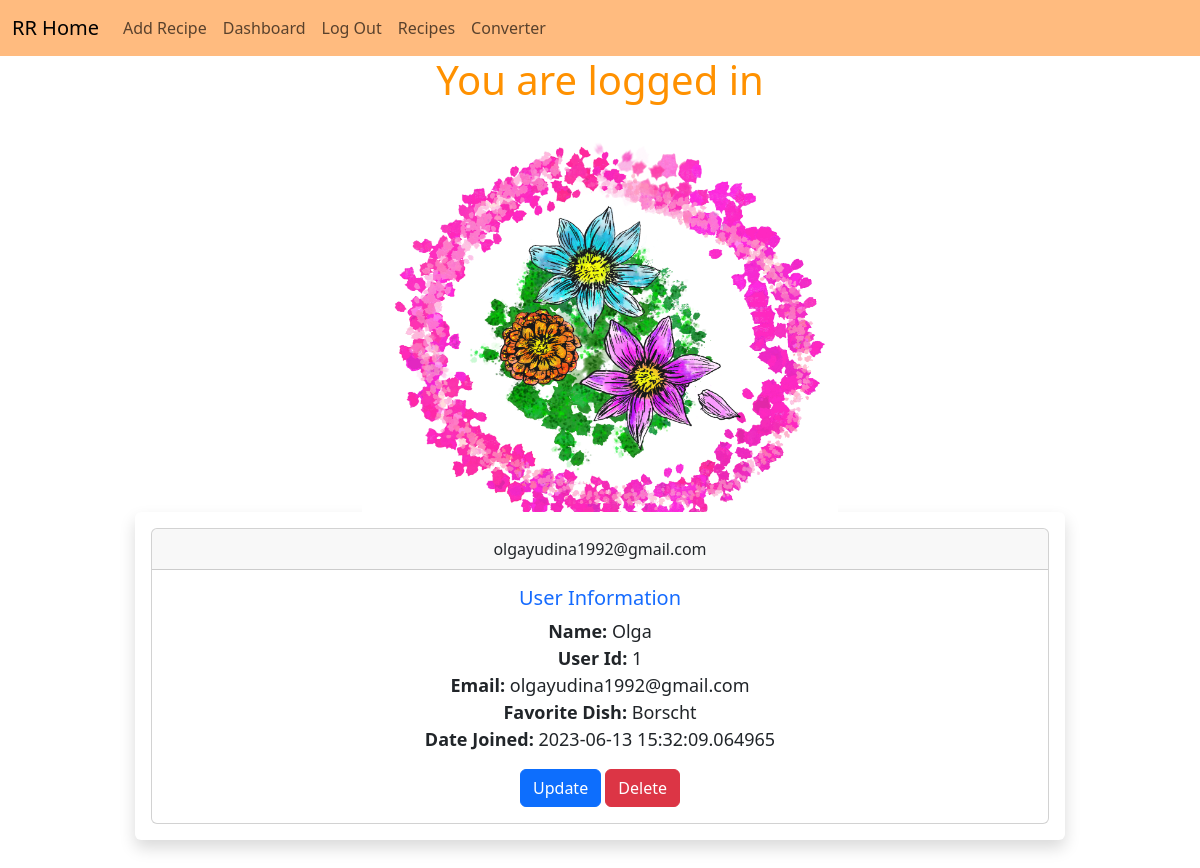
The page /dashboard (signed in) on the database as committed earlier.
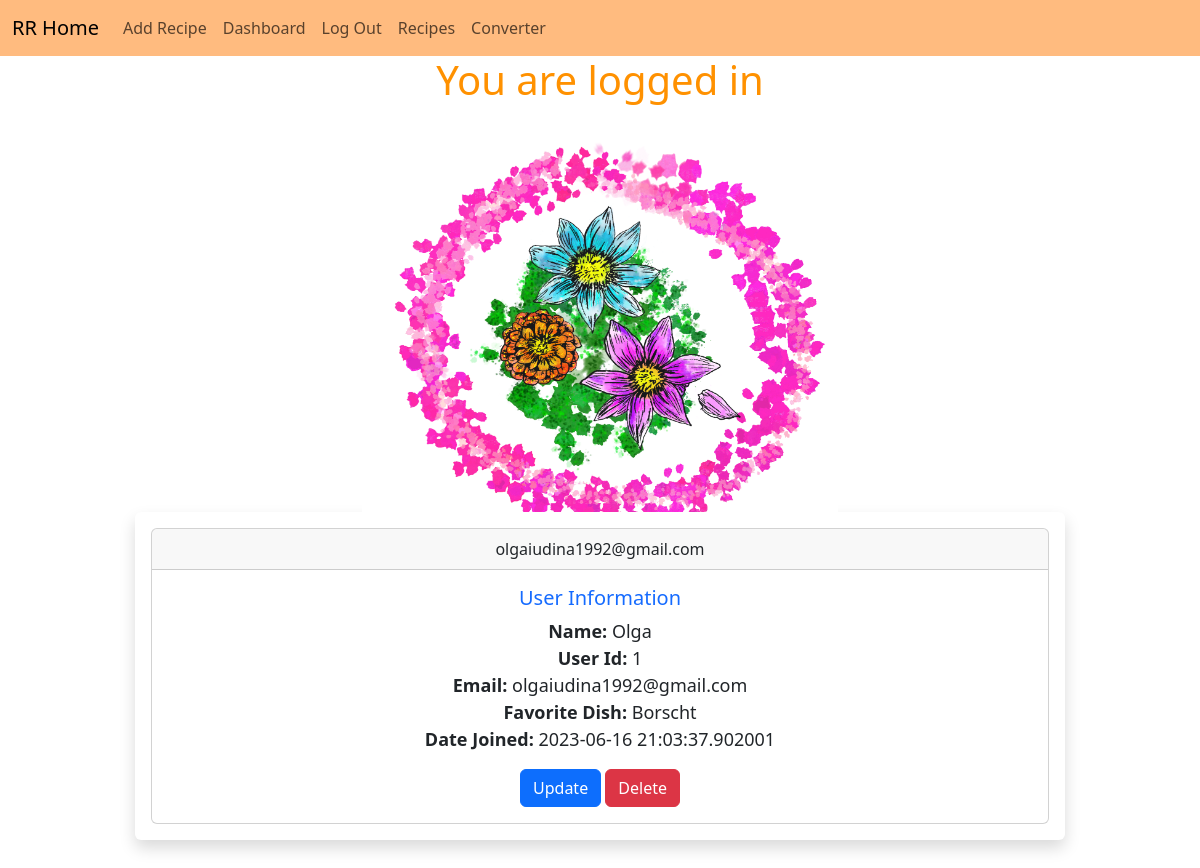
The same page on the database as committed later.
### starter.py (models this page shows, shortened)
class Users(db.Model, UserMixin):
    id = db.Column(db.Integer, primary_key=True)
    name = db.Column(db.String(200), nullable=False)
    favorite_dish = db.Column(db.String(200))
    email = db.Column(db.String(100), nullable=False, unique=True)
    date_added = db.Column(db.DateTime, default=datetime.utcnow)
    password_hash = db.Column(db.String(150))
    @property
    def password(self):
        raise AttributeError('Password is not a readable attribute!')

### starter.py (the view)
@app.route('/dashboard', methods=['GET', 'POST'])
@login_required
def dashboard():
    return render_template('dashboard.html')

### starter.py (called while the page is built)
@login_manager.user_loader
def load_user(user_id):
    return Users.query.get(int(user_id))

### templates/dashboard.html (shortened to what this page needs)
{% extends 'base.html' %}
{%block content%}
<center>
    <h1>You are logged in</h1>
    <img src="{{url_for('static', filename='images/floral.png')}}">
    <br />
    <div class="col-10">
    <div class="shadow p-3 mb-5 bg-body rounded">
      <div class="card">
        <div class="card-header">
          {{current_user.email}}
        </div>
        <div class="card-body">
          <h5 >User Information</h5>
          <p class="card-text">
      <strong>Name: </strong>
      {{current_user.name}}
      <br />
      <strong>User Id: </strong>
      {{current_user.id}}
      <br />
      <strong>Email: </strong>
      {{current_user.email}}
      <br />
      <strong>Favorite Dish: </strong>
      {{current_user.favorite_dish}}
      <br />
      <strong>Date Joined: </strong>
      {{current_user.date_added}}
      <br />
      </p>
      <a href="{{url_for('update', id=current_user.id)}}" class="btn btn-primary">Update</a>
      <a href="{{url_for('delete', id=current_user.id)}}" class="btn btn-danger">Delete</a>
    </div>
  </div>
    </div>
  </div>
</center>
{% endblock %}

Rows that differ between the two databases and show on the page:
changed Users "Olga": email "olgayudina1992@gmail.com" → "olgaiudina1992@gmail.com"; date_added "2023-06-13 15:32:09.064965" → "2023-06-16 21:03:37.902001"
